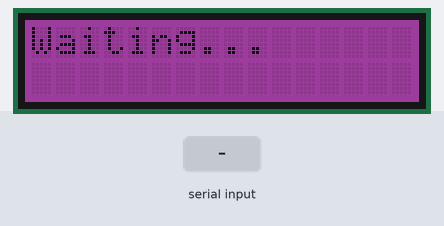
The sketch below on a simulated Arduino Uno, built with avr-gcc and run on an emulated ATmega328P. Shown: 16×2 character LCD. Inputs (shaded band) come from the test bench. What the sketch prints to the serial monitor is not drawn.

Above: at 1.2 s.
1.3 s: "1" received over the second serial link
At 3.5 s:
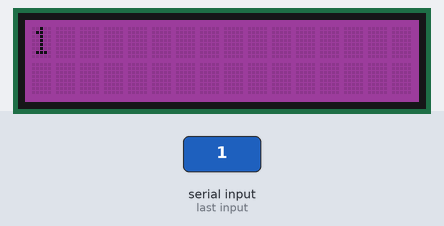
3.8 s: "0" received over the second serial link
At 5.4 s:
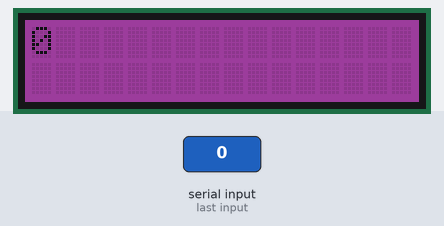
6.3 s: "2" received over the second serial link
At 8.5 s:
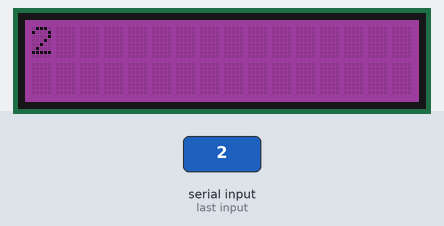
Timing chart, 0 to 10.0 s (numbered marks = the images above; inputs shaded):
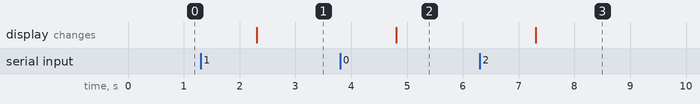

Measured:
- after the input at 1.3 s, the display: changes after 1.0 s (image 1)
- after the input at 3.8 s, the display: changes after 1.0 s (image 2)
- after the input at 6.3 s, the display: changes after 1.0 s (image 3)

The sketch:

sketch_feb11a.ino
```cpp
#include <SoftwareSerial.h>

#include <Wire.h>
#include "rgb_lcd.h"

rgb_lcd lcd;

const int colorR = 128;
const int colorG = 0;
const int colorB = 128;

SoftwareSerial mySerial(11, 10); //RX, TX pins

void setup() {
  // put your setup code here, to run once:
  Serial.begin(9600);
  mySerial.begin(9600);
  lcd.begin(16, 2);
  lcd.setRGB(colorR, colorG, colorB);
  lcd.print("Waiting...");

}

void loop() {
  // put your main code here, to run repeatedly:
  if (mySerial.available() > 0) {
    String recievedMessage = mySerial.readString();

    lcd.clear();
    lcd.setCursor(0, 0);

    lcd.print(recievedMessage);
    Serial.println(recievedMessage);
  }
}
```
